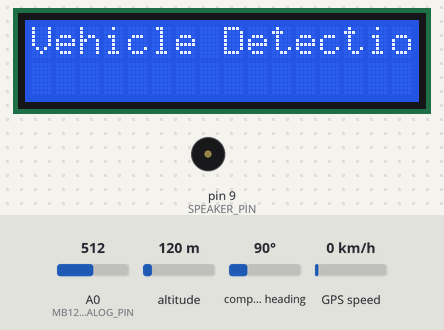
The sketch below on a simulated Arduino Uno, built with avr-gcc and run on an emulated ATmega328P. On the bench: 16×2 character LCD, buzzer (waves = sounding). Inputs (shaded band) come from the test bench; at power-on: GPS speed 0 km/h, A0 (MB1240_ANALOG_PIN) = 512, altitude 120 m, compass heading 90°. The GPS gets a fix after 3 s at 37.7749, -122.4194 with 8 satellites.

Above: at 1.2 s.
1.3 s: GPS speed set to 4 km/h
4.3 s: GPS speed set to 7 km/h
At 7.0 s:
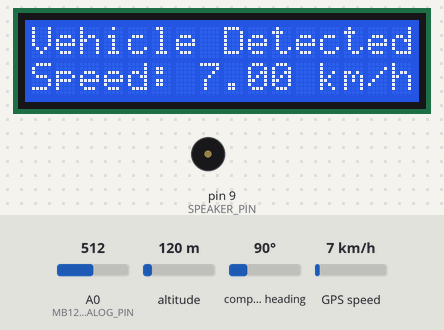
7.6 s: GPS speed set to 30 km/h
At 12.0 s:
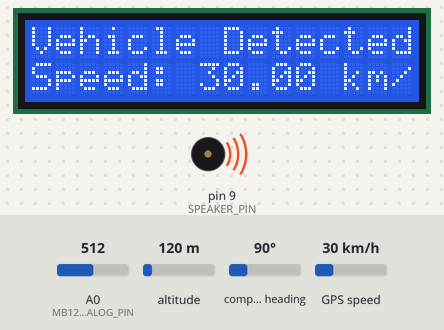
Timing chart, 0 to 17.7 s (numbered marks = the images above; inputs shaded):
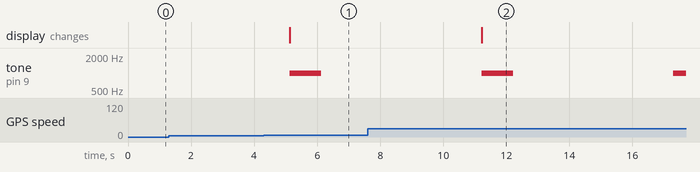

Measured:
- the behaviour switches between 5 and 6 km/h on GPS speed (found by bisection; images 0 and 1)
- after the input at 1.3 s, every drawn part: stays the same
- after the input at 4.3 s, tone on pin 9 (SPEAKER_PIN): silent → 1000 Hz after 0.84 s, → silent 1.0 s later; the display: changes after 0.84 s (image 1)
- after the input at 7.6 s, the display: changes after 3.6 s (image 2)

The sketch:

RasChallenge.ino
```cpp
#include <TinyGPSPlus.h>

#include <SoftwareSerial.h>

#include <Wire.h>
#include <LiquidCrystal_I2C.h>

#define GPS_RX 10
#define GPS_TX 11
#define SPEAKER_PIN 9
#define MB1240_ANALOG_PIN A0

SoftwareSerial gpsSerial(GPS_RX, GPS_TX);
TinyGPSPlus gps;

#define I2C_ADDR 0x27
#define LCD_COLS 16
#define LCD_ROWS 2
#define THRESHOLD_DISTANCE 200
#define SPEED_THRESHOLD 5.0

LiquidCrystal_I2C lcd(I2C_ADDR, LCD_COLS, LCD_ROWS);

void setup() {
  Serial.begin(9600);
  gpsSerial.begin(9600);
  lcd.begin(LCD_COLS, LCD_ROWS);
  pinMode(SPEAKER_PIN, OUTPUT);
  lcd.print("Vehicle Detection");
}

void loop() {
  // MB1240 sensor logic (Condition Two)
  int sensorValue = analogRead(MB1240_ANALOG_PIN);
  float voltage = sensorValue * (5.0 / 1023.0);
  float distance = voltage * 100.0; // Example calibration for a specific sensor

  if (distance < THRESHOLD_DISTANCE) {  // Adjust the threshold for 2 meters
    // Display the information on the LCD for Condition Two
    lcd.clear();
    lcd.setCursor(0, 0);
    lcd.print(" Mode Circulation ");
    lcd.setCursor(0, 1);
    lcd.print("Distance: ");
    lcd.print(distance);
    lcd.print(" cm");

    playSound(" mode Circulation ");
    delay(5000);  // Display the message and sound for 5 seconds
    lcd.clear();
    lcd.print("Vehicle Detection");
  } else {
    // GPS logic
    while (gpsSerial.available() > 0) {
      if (gps.encode(gpsSerial.read())) {
        if (gps.speed.kmph() > SPEED_THRESHOLD) {  // Adjust the GPS threshold based on your needs
          // Display the information on the LCD for GPS speed check
          lcd.clear();
          lcd.setCursor(0, 0);
          lcd.print("Vehicle Detected");
          lcd.setCursor(0, 1);
          lcd.print("Speed: ");
          lcd.print(gps.speed.kmph());
          lcd.print(" km/h");

          playSound("Vehicle Detected");
          delay(5000);  // Display the message and sound for 5 seconds
          lcd.clear();
          lcd.print("Vehicle Detection");
        }
      }
    }
  }
}

void playSound(String message) {
  tone(SPEAKER_PIN, 1000, 1000);  // Assuming a 1kHz tone for 1 second
  delay(1000);  // Wait for 1 second
  noTone(SPEAKER_PIN);
}
```
